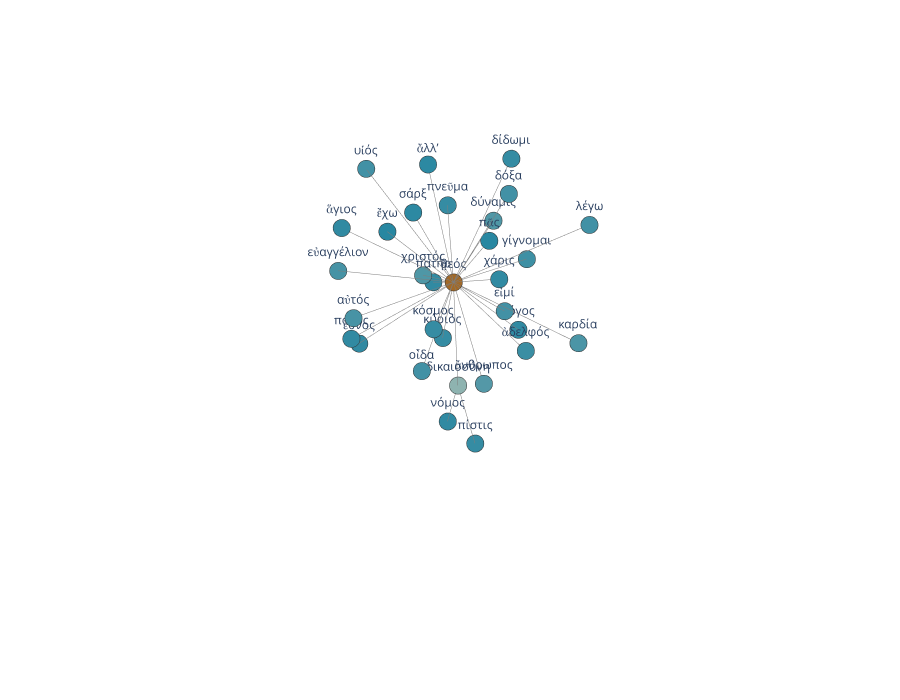

Notebook cell for this chart:
### Code cell
fig = textnet_2.draw_3d_network(ego_network)
fig.show()
